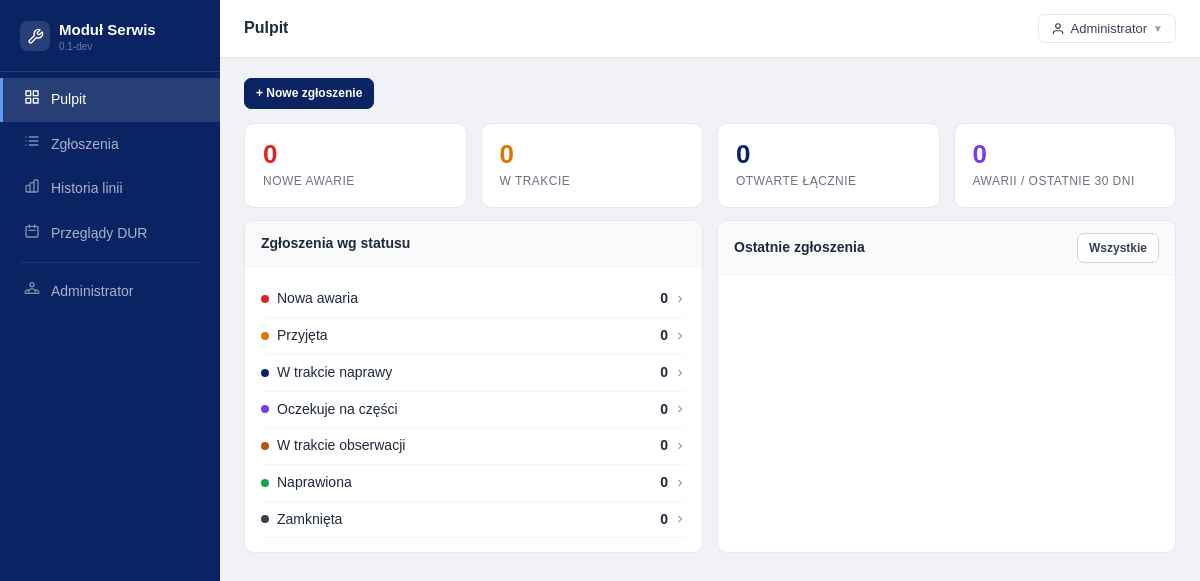
/index.php?route=dashboard (signed in), run on the app's committed database.
### tables this page shows
CREATE TABLE IF NOT EXISTS `failure_statuses` (
    `id` INT UNSIGNED NOT NULL AUTO_INCREMENT,
    `label` VARCHAR(150) NOT NULL,
    `color` VARCHAR(7) NOT NULL DEFAULT '#6c757d',
    `sort_order` INT UNSIGNED NOT NULL DEFAULT 0,
    `is_initial` TINYINT(1) NOT NULL DEFAULT 0,
    `is_final` TINYINT(1) NOT NULL DEFAULT 0,
    `is_observed` TINYINT(1) NOT NULL DEFAULT 0,
    `is_active` TINYINT(1) NOT NULL DEFAULT 1,
    `created_at` DATETIME NOT NULL DEFAULT CURRENT_TIMESTAMP,
    `updated_at` DATETIME NOT NULL DEFAULT CURRENT_TIMESTAMP ON UPDATE CURRENT_TIMESTAMP,
    PRIMARY KEY (`id`),
    KEY `idx_status_order` (`sort_order`),
    KEY `idx_status_initial` (`is_initial`),
    KEY `idx_status_active` (`is_active`)
);

### app/Controllers/FailureController.php (called while the page is built, shortened)
<?php
class FailureController
{
    public function dashboard(): void
    {
        $fm        = new FailureModel();
        $stats     = $fm->getDashboardStats();
        $statuses  = (new StatusModel())->getAll(true);
        $last30Count = $fm->getLast30DaysCount();
        $byStatus = [];
        foreach ($statuses as $s) {
            $byStatus[$s['id']] = ['label' => $s['label'], 'color' => $s['color'], 'count' => 0];
        }
        require BASE_PATH . '/templates/shared/dashboard.php';
    }
}

### app/Core/Autoloader.php (called while the page is built, shortened)
<?php
class Autoloader
{
    private array $prefixes = [];
    public function addPrefix(string $prefix, string $baseDir, bool $prepend = false): void
    {
        $prefix = trim($prefix, '\\') . '\\';
        $baseDir = rtrim($baseDir, DIRECTORY_SEPARATOR) . DIRECTORY_SEPARATOR;
        if (!isset($this->prefixes[$prefix])) {
            $this->prefixes[$prefix] = [];
        }
        if ($prepend) {
            array_unshift($this->prefixes[$prefix], $baseDir);
        } else {
            $this->prefixes[$prefix][] = $baseDir;
        }
    }
    public function loadClass(string $class): string|false
    {
        foreach ($this->prefixes as $prefix => $baseDirs) {
            $relativeClass = substr($class, strlen($prefix));
            foreach ($baseDirs as $baseDir) {
                $file = $this->resolveFile($baseDir, $relativeClass);
                if ($file !== false) {
                    return $file;
                }
            }
        }
        return false;
    }
    private function resolveFile(string $baseDir, string $relativeClass): string|false
    {
        $file = $baseDir
            . str_replace('\\', DIRECTORY_SEPARATOR, $relativeClass)
            . '.php';
        if (is_file($file)) {
            return $file;
        }
        return false;
    }
}

### app/Helpers/Database.php (called while the page is built, shortened)
<?php
class Database
{
    private static ?\PDO $instance = null;
    public static function get(): \PDO
    {
        if (self::$instance === null) {
            $dsn = sprintf(
                'mysql:host=%s;dbname=%s;charset=%s',
                DB_HOST, DB_NAME, DB_CHARSET
            );
            self::$instance = new \PDO($dsn, DB_USER, DB_PASS, [
                \PDO::ATTR_ERRMODE            => \PDO::ERRMODE_EXCEPTION,
                \PDO::ATTR_DEFAULT_FETCH_MODE => \PDO::FETCH_ASSOC,
                \PDO::ATTR_EMULATE_PREPARES   => false,
            ]);
        }
        return self::$instance;
    }
}

### app/Models/BaseModel.php (called while the page is built, shortened)
<?php
abstract class BaseModel
{
    protected \PDO $db;
    public function __construct()
    {
        $this->db = Database::get();
    }
    protected function fetchAll(string $sql, array $params = []): array
    {
        $st = $this->db->prepare($sql);
        $st->execute($params);
        return $st->fetchAll();
    }
    protected function fetchOne(string $sql, array $params = []): ?array
    {
        $st = $this->db->prepare($sql);
        $st->execute($params);
        $r = $st->fetch();
        return $r ?: null;
    }
}

### app/Models/FailureModel.php (called while the page is built, shortened)
<?php
class FailureModel extends BaseModel
{
    public function getLast30DaysCount(): int
    {
        $row = $this->fetchOne(
            "SELECT COUNT(*) AS cnt
         FROM failures
         WHERE created_at >= DATE_SUB(NOW(), INTERVAL 30 DAY)"
        );
        return (int)($row['cnt'] ?? 0);
    }
    public function getDashboardStats(): array
    {
        return $this->fetchOne(
            "SELECT
               SUM(CASE WHEN fs.is_initial = 1 THEN 1 ELSE 0 END)        AS new_count,
               SUM(CASE WHEN fs.label = 'W trakcie naprawy' THEN 1 ELSE 0 END) AS progress_count,
               SUM(CASE WHEN fs.is_final = 0 THEN 1 ELSE 0 END)          AS open_count,
               SUM(CASE WHEN fs.is_final = 1 AND DATE(f.updated_at) = CURDATE() THEN 1 ELSE 0 END) AS closed_today
             FROM failures f JOIN failure_statuses fs ON fs.id = f.status_id"
        ) ?? [];
    }
}

### app/Models/StatusModel.php (called while the page is built, shortened)
<?php
class StatusModel extends BaseModel
{
    public function getAll(bool $activeOnly = false): array
    {
        $where = $activeOnly ? 'WHERE is_active = 1' : '';
        return $this->fetchAll("SELECT * FROM failure_statuses $where ORDER BY sort_order");
    }
}

### app/Helpers/Helpers.php (called while the page is built, shortened)
<?php
class Helpers
{
    public static function e(mixed $v): string
    {
        return htmlspecialchars((string)($v ?? ''), ENT_QUOTES | ENT_HTML5, 'UTF-8');
    }
}

### templates/shared/dashboard.php (the view, shortened to what this page needs)
<?php
require BASE_PATH . '/templates/shared/header.php';
?>
<div class="sh">
  <a href="<?= BASE_URL ?>/index.php?route=report" class="btn btn-p btn-sm">+ Nowe zgłoszenie</a>
</div>
<div class="stats mb2">
  <div class="stat-card">
    <div class="stat-val sv-r"><?= (int)($stats['new_count'] ?? 0) ?></div>
    <div class="stat-lbl">Nowe awarie</div>
  </div>
  <div class="stat-card">
    <div class="stat-val sv-a"><?= (int)($stats['progress_count'] ?? 0) ?></div>
    <div class="stat-lbl">W trakcie</div>
  </div>
  <div class="stat-card">
    <div class="stat-val sv-b"><?= (int)($stats['open_count'] ?? 0) ?></div>
    <div class="stat-lbl">Otwarte łącznie</div>
  </div>
  <div class="stat-card">
    <div class="stat-val sv-v"><?= (int)$last30Count ?></div>
    <div class="stat-lbl">Awarii / ostatnie 30 dni</div>
  </div>
</div>
<div class="g2">
  <div class="card">
    <div class="card-head"><span class="card-title">Zgłoszenia wg statusu</span></div>
    <div class="card-body">
      <?php foreach ($byStatus as $sid => $s): ?>
        <a href="<?= BASE_URL ?>/index.php?route=failures&status_id=<?= (int)$sid ?>"
          style="display:flex;align-items:center;justify-content:space-between;padding:7px 0;border-bottom:1px solid #f3f4f6;text-decoration:none;color:inherit;border-radius:4px;transition:background .12s,padding-left .12s;cursor:pointer;"
          onmouseover="this.style.background='#eff2ff';this.style.paddingLeft='6px'"
          onmouseout="this.style.background='';this.style.paddingLeft='0'">
          <div style="display:flex;align-items:center;gap:8px;">
            <span class="dot" style="background:<?= Helpers::e($s['color']) ?>;"></span>
            <?= Helpers::e($s['label']) ?>
          </div>
          <div style="display:flex;align-items:center;gap:6px;">
            <strong><?= (int)$s['count'] ?></strong>
            <svg width="12" height="12" fill="none" stroke="#9ca3af" stroke-width="2.5" viewBox="0 0 24 24">
              <path d="M9 18l6-6-6-6" />
            </svg>
          </div>
        </a>
      <?php endforeach; ?>
    </div>
  </div>
  <div class="card">
    <div class="card-head">
      <span class="card-title">Ostatnie zgłoszenia</span>
      <a href="<?= BASE_URL ?>/index.php?route=failures" class="btn btn-sm">Wszystkie</a>
    </div>
  </div>
</div>
<?php require BASE_PATH . '/templates/shared/footer.php'; ?>

### data on the page
failure_statuses: label "Nowa awaria", count "0"
failure_statuses: label "Przyjęta", count "0"
failure_statuses: label "W trakcie naprawy", count "0"
failure_statuses: label "Oczekuje na części", count "0"
failure_statuses: label "W trakcie obserwacji", count "0"
failure_statuses: label "Naprawiona", count "0"
failure_statuses: label "Zamknięta", count "0"

### other printed values
$appName "Moduł Serwis"
$appVersion "0.1-dev"
Helpers::e($item['label']) "Pulpit"
Helpers::e($item['label']) "Zgłoszenia"
Helpers::e($item['label']) "Historia linii"
Helpers::e($item['label']) "Przeglądy DUR"
Helpers::e($item['label']) "Administrator"
Helpers::e($pageTitle ?? 'Moduł Serwis') "Pulpit"
Helpers::e($user['name']) "Administrator"
$stats['new_count'] "0"
$stats['progress_count'] "0"
$stats['open_count'] "0"
$last30Count "0"
